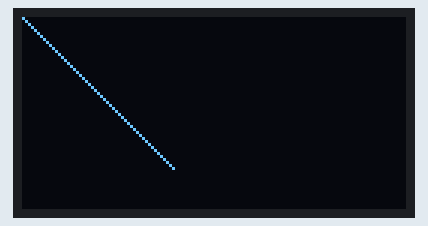
A sketch run on a simulated Arduino Uno, built with avr-gcc and run on an emulated ATmega328P. On the bench: 128×64 one-colour display.

Above: at 4.7 s.
At 10.7 s:
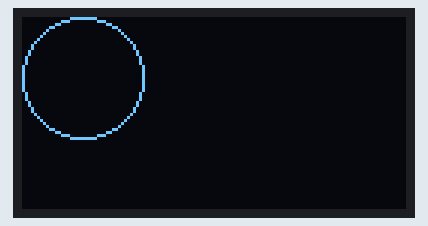
At 12.8 s:
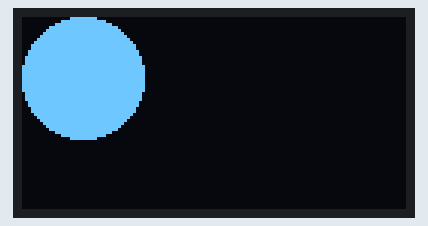
At 18.9 s:
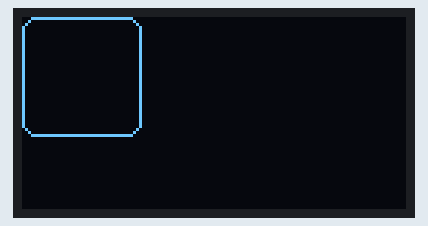
At 27.0 s:
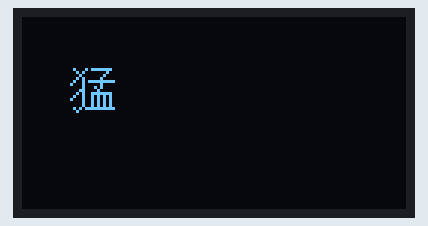
At 37.1 s:
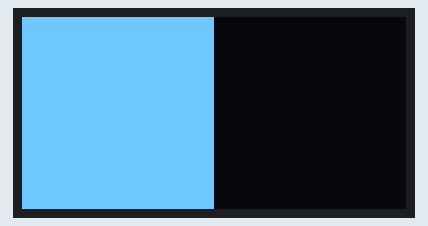

The sketch:

Adafruit_SSD1306_Test.ino
```cpp
/**
* 日期:2017/09/24
* 功能：OLED12864  SSD1306测试
* 作者：单片机菜鸟
* 16X16点阵显示 取模方式 阴码+逐行式+顺向
**/
#include <Wire.h>
#include <Adafruit_GFX.h>
#include <Adafruit_SSD1306.h>

// 这里的屏幕是128X64 SSD1306
#define SCREEN_WIDTH 128 // OLED display width, in pixels
#define SCREEN_HEIGHT 64 // OLED display height, in pixels

// Declaration for an SSD1306 display connected to I2C (SDA, SCL pins)
#define OLED_RESET     -1 // Reset pin # (or -1 if sharing Arduino reset pin)
// 构造类函数 IIC版本
#define OLED_SCL 5
#define OLED_SDA 6
Adafruit_SSD1306 display(SCREEN_WIDTH, SCREEN_HEIGHT, &Wire, OLED_RESET);

#define NUMFLAKES 10
#define XPOS 0
#define YPOS 1
#define DELTAY 2

#define LOGO16_GLCD_HEIGHT 16
#define LOGO16_GLCD_WIDTH  16

#if (SSD1306_LCDHEIGHT != 64)
#error("Height incorrect, please fix Adafruit_SSD1306.h!");
#endif

//显示一个心形
static const uint8_t PROGMEM Heart_16x16[] = {
  0x00,0x00,0x18,0x18,0x3C,0x3C,0x7E,0x7E,0xFF,0xFF,0xFF,0xFF,0xFF,0xFF,0xFF,0xFF,
  0xFF,0xFF,0x7F,0xFE,0x3F,0xFC,0x1F,0xF8,0x0F,0xF0,0x07,0xE0,0x03,0xC0,0x00,0x00//未命名文件0
};

//"猛"
static const uint8_t PROGMEM Strong_16x16[] = {
  0x00,0x00,0x45,0xFC,0x28,0x08,0x10,0x10,0x28,0x20,0x4B,0xFE,0x88,0x20,0x08,0xA0,
  0x18,0x40,0x29,0xFC,0x49,0x54,0x89,0x54,0x09,0x54,0x09,0x54,0x57,0xFE,0x20,0x00//猛0
};

static const uint8_t PROGMEM Welcome_16x16[] ={
0x00,0x80,0x00,0x80,0xFC,0x80,0x04,0xFC,0x05,0x04,0x49,0x08,0x2A,0x40,0x14,0x40,
0x10,0x40,0x28,0xA0,0x24,0xA0,0x45,0x10,0x81,0x10,0x02,0x08,0x04,0x04,0x08,0x02,//欢0
0x00,0x00,0x20,0x80,0x13,0x3C,0x12,0x24,0x02,0x24,0x02,0x24,0xF2,0x24,0x12,0x24,
0x12,0x24,0x12,0xB4,0x13,0x28,0x12,0x20,0x10,0x20,0x28,0x20,0x47,0xFE,0x00,0x00,//迎1
0x01,0x00,0x01,0x00,0x01,0x00,0x7F,0xFC,0x01,0x00,0x11,0x10,0x09,0x10,0x09,0x20,
0xFF,0xFE,0x03,0x80,0x05,0x40,0x09,0x20,0x31,0x18,0xC1,0x06,0x01,0x00,0x01,0x00,//来2
0x00,0x04,0xFF,0x84,0x08,0x04,0x10,0x24,0x22,0x24,0x41,0x24,0xFF,0xA4,0x08,0xA4,
0x08,0x24,0x08,0x24,0x7F,0x24,0x08,0x24,0x08,0x04,0x0F,0x84,0xF8,0x14,0x40,0x08,//到3
0x00,0x00,0x7F,0xFC,0x01,0x00,0x01,0x00,0x01,0x00,0x01,0x00,0x01,0x00,0x3F,0xF8,
0x01,0x00,0x01,0x00,0x01,0x00,0x01,0x00,0x01,0x00,0x01,0x00,0xFF,0xFE,0x00,0x00,//王4
0x02,0x00,0x02,0x08,0x3F,0xD0,0x02,0x20,0x02,0x40,0xFF,0xFE,0x01,0x00,0x02,0x00,
0x0F,0xF0,0x18,0x10,0x28,0x10,0x4F,0xF0,0x88,0x10,0x08,0x10,0x0F,0xF0,0x08,0x10,//者5
0x08,0x20,0x08,0x20,0xFF,0xFE,0x08,0x20,0x00,0x00,0x7F,0xFE,0x40,0x02,0x81,0x04,
0x01,0x00,0x7F,0xFC,0x03,0x80,0x05,0x40,0x09,0x20,0x31,0x18,0xC1,0x06,0x01,0x00,//荣6
0x10,0x00,0x11,0xDC,0x90,0x44,0x55,0x54,0x58,0xCC,0x11,0x54,0xFC,0x00,0x28,0x48,
0x28,0xFE,0x29,0x90,0x2A,0xFC,0x28,0x90,0x2A,0xFC,0x4C,0x90,0x48,0xFE,0x80,0x80//耀7
};

static const uint8_t PROGMEM Author_16x16[] ={
0x10,0x10,0x08,0x20,0x04,0x40,0x3F,0xF8,0x21,0x08,0x21,0x08,0x3F,0xF8,0x21,0x08,
0x21,0x08,0x3F,0xF8,0x01,0x00,0x01,0x00,0xFF,0xFE,0x01,0x00,0x01,0x00,0x01,0x00,//单0
0x00,0x40,0x10,0x40,0x10,0x40,0x10,0x40,0x10,0x40,0x1F,0xFC,0x10,0x00,0x10,0x00,
0x10,0x00,0x1F,0xE0,0x10,0x20,0x10,0x20,0x10,0x20,0x20,0x20,0x20,0x20,0x40,0x20,//片1
0x10,0x00,0x11,0xF0,0x11,0x10,0x11,0x10,0xFD,0x10,0x11,0x10,0x31,0x10,0x39,0x10,
0x55,0x10,0x55,0x10,0x91,0x10,0x11,0x12,0x11,0x12,0x12,0x12,0x12,0x0E,0x14,0x00,//机2
0x08,0x20,0x08,0x20,0xFF,0xFE,0x08,0x20,0x00,0x10,0x00,0xF8,0x3F,0x00,0x11,0x10,
0x08,0x20,0x01,0x00,0x7F,0xFC,0x05,0x40,0x09,0x20,0x31,0x18,0xC1,0x06,0x01,0x00,//菜3
0x01,0x00,0x02,0x00,0x1F,0xF0,0x10,0x10,0x12,0x10,0x11,0x10,0x11,0x50,0x10,0x20,
0x10,0x00,0x1F,0xFC,0x00,0x04,0x00,0x04,0x7F,0xE4,0x00,0x04,0x00,0x28,0x00,0x10,//鸟4
};

void setup()   {
  Serial.begin(115200);
  delay(500);
  // by default, we'll generate the high voltage from the 3.3v line internally! (neat!)
  display.begin(SSD1306_SWITCHCAPVCC, 0x3C);  // initialize with the I2C addr 0x3D (for the 128x64)
}

void loop() {
  test_SSD1306();
}

void test_SSD1306(void){
    //1.检测全屏显示(看看有没有大面积坏点)
  display.fillScreen(WHITE);
  display.display();
  delay(2000);

  //2.画点 点坐标(10,10)
  display.clearDisplay();   // clears the screen and buffer
  display.drawPixel(10, 10, WHITE);
  display.display();
  delay(2000);

  //3. 画线 从(0,0)到(50,50)
  display.clearDisplay();   // clears the screen and buffer
  display.drawLine(0, 0,50,50, WHITE);
  display.display();
  delay(2000);

  //4.画空心矩形  左上角坐标(x0,y0)  右下角坐标(x1,y1)
  display.clearDisplay();   // clears the screen and buffer
  display.drawRect(0,0,128,64,WHITE);
  display.display();
  delay(2000);

  //5.来画个实心矩形
  display.clearDisplay();   // clears the screen and buffer
  display.fillRect(0,0,64,64,WHITE);
  display.display();
  delay(2000);

  //6.画空心圆
  display.clearDisplay();   // clears the screen and buffer
  display.drawCircle(20,20,20,WHITE);
  display.display();
  delay(2000);

  //7.画实心圆
  display.clearDisplay();   // clears the screen and buffer
  display.fillCircle(20,20,20,WHITE);
  display.display();
  delay(2000);

  //8.画空心三角形
  display.clearDisplay();   // clears the screen and buffer
  display.drawTriangle(20,0,0,20,40,20,WHITE);
  display.display();
  delay(2000);

  //9.画实心三角形
  display.clearDisplay();   // clears the screen and buffer
  display.fillTriangle(20,0,0,20,40,20,WHITE);
  display.display();
  delay(2000);

  //10.画空心圆角矩形
  display.clearDisplay();   // clears the screen and buffer
  display.drawRoundRect(0,0,40,40,5,WHITE);
  display.display();
  delay(2000);

  //11.画实心圆角矩形
  display.clearDisplay();   // clears the screen and buffer
  display.fillRoundRect(0,0,40,40,5,WHITE);
  display.display();
  delay(2000);

  //12.画心形(楼主自己用取模软件画的)
  display.clearDisplay();   // clears the screen and buffer
  display.drawBitmap(16,16,Heart_16x16,16,16,WHITE);
  display.display();
  delay(2000);

  //13.显示英文 数字
  display.clearDisplay();   // clears the screen and buffer
  display.setTextSize(1);
  display.setTextColor(WHITE);
  display.setCursor(0,0);
  display.println("Hello, Arduino!");
  display.setTextColor(BLACK, WHITE); // 'inverted' text
  display.println(3.141592);
  display.setTextSize(2);
  display.setTextColor(WHITE);
  display.print("0x"); display.println(0xDEADBEEF, HEX);
  display.display();
  delay(2000);

  //14.显示单个文字 有木有发现就是调用drawBitmap
  display.clearDisplay();   // clears the screen and buffer
  display.drawBitmap(16,16,Strong_16x16,16,16,WHITE);
  display.display();
  delay(2000);

}
```

Measured:
- what the display in image 0 shows lasts 2.0 s, from 4.6 s to 6.6 s
